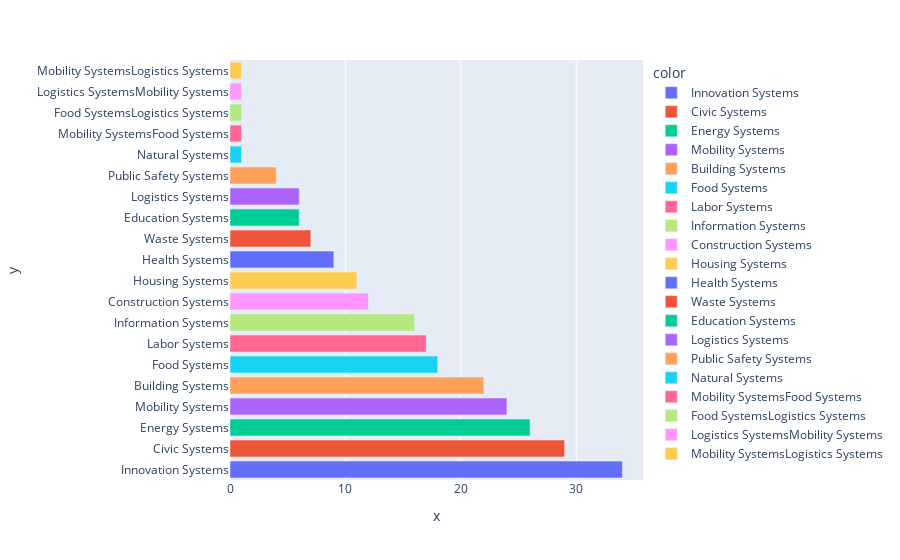

Notebook cell for this chart:
### Code cell
px.bar(y=category_counts['index'], x=category_counts['counts'], orientation='h', color=category_counts['index'])

### Figure 1 — Plotly figure (JSON) as saved in the notebook; plotly's stock layout.template omitted (floating-point values rounded to 4 significant figures)
{"data": [{"alignmentgroup": "True", "hovertemplate": "color=Innovation Systems<br>x=%{x}<br>y=%{y}<extra></extra>", "legendgroup": "Innovation Systems", "marker": {"color": "#636efa", "pattern": {"shape": ""}}, "name": "Innovation Systems", "offsetgroup": "Innovation Systems", "orientation": "h", "showlegend": true, "textposition": "auto", "type": "bar", "x": [34], "xaxis": "x", "y": ["Innovation Systems"], "yaxis": "y"}, {"alignmentgroup": "True", "hovertemplate": "color=Civic Systems<br>x=%{x}<br>y=%{y}<extra></extra>", "legendgroup": "Civic Systems", "marker": {"color": "#EF553B", "pattern": {"shape": ""}}, "name": "Civic Systems", "offsetgroup": "Civic Systems", "orientation": "h", "showlegend": true, "textposition": "auto", "type": "bar", "x": [29], "xaxis": "x", "y": ["Civic Systems"], "yaxis": "y"}, {"alignmentgroup": "True", "hovertemplate": "color=Energy Systems<br>x=%{x}<br>y=%{y}<extra></extra>", "legendgroup": "Energy Systems", "marker": {"color": "#00cc96", "pattern": {"shape": ""}}, "name": "Energy Systems", "offsetgroup": "Energy Systems", "orientation": "h", "showlegend": true, "textposition": "auto", "type": "bar", "x": [26], "xaxis": "x", "y": ["Energy Systems"], "yaxis": "y"}, {"alignmentgroup": "True", "hovertemplate": "color=Mobility Systems<br>x=%{x}<br>y=%{y}<extra></extra>", "legendgroup": "Mobility Systems", "marker": {"color": "#ab63fa", "pattern": {"shape": ""}}, "name": "Mobility Systems", "offsetgroup": "Mobility Systems", "orientation": "h", "showlegend": true, "textposition": "auto", "type": "bar", "x": [24], "xaxis": "x", "y": ["Mobility Systems"], "yaxis": "y"}, {"alignmentgroup": "True", "hovertemplate": "color=Building Systems<br>x=%{x}<br>y=%{y}<extra></extra>", "legendgroup": "Building Systems", "marker": {"color": "#FFA15A", "pattern": {"shape": ""}}, "name": "Building Systems", "offsetgroup": "Building Systems", "orientation": "h", "showlegend": true, "textposition": "auto", "type": "bar", "x": [22], "xaxis": "x", "y": ["Building Systems"], "yaxis": "y"}, {"alignmentgroup": "True", "hovertemplate": "color=Food Systems<br>x=%{x}<br>y=%{y}<extra></extra>", "legendgroup": "Food Systems", "marker": {"color": "#19d3f3", "pattern": {"shape": ""}}, "name": "Food Systems", "offsetgroup": "Food Systems", "orientation": "h", "showlegend": true, "textposition": "auto", "type": "bar", "x": [18], "xaxis": "x", "y": ["Food Systems"], "yaxis": "y"}, {"alignmentgroup": "True", "hovertemplate": "color=Labor Systems<br>x=%{x}<br>y=%{y}<extra></extra>", "legendgroup": "Labor Systems", "marker": {"color": "#FF6692", "pattern": {"shape": ""}}, "name": "Labor Systems", "offsetgroup": "Labor Systems", "orientation": "h", "showlegend": true, "textposition": "auto", "type": "bar", "x": [17], "xaxis": "x", "y": ["Labor Systems"], "yaxis": "y"}, {"alignmentgroup": "True", "hovertemplate": "color=Information Systems<br>x=%{x}<br>y=%{y}<extra></extra>", "legendgroup": "Information Systems", "marker": {"color": "#B6E880", "pattern": {"shape": ""}}, "name": "Information Systems", "offsetgroup": "Information Systems", "orientation": "h", "showlegend": true, "textposition": "auto", "type": "bar", "x": [16], "xaxis": "x", "y": ["Information Systems"], "yaxis": "y"}, {"alignmentgroup": "True", "hovertemplate": "color=Construction Systems<br>x=%{x}<br>y=%{y}<extra></extra>", "legendgroup": "Construction Systems", "marker": {"color": "#FF97FF", "pattern": {"shape": ""}}, "name": "Construction Systems", "offsetgroup": "Construction Systems", "orientation": "h", "showlegend": true, "textposition": "auto", "type": "bar", "x": [12], "xaxis": "x", "y": ["Construction Systems"], "yaxis": "y"}, {"alignmentgroup": "True", "hovertemplate": "color=Housing Systems<br>x=%{x}<br>y=%{y}<extra></extra>", "legendgroup": "Housing Systems", "marker": {"color": "#FECB52", "pattern": {"shape": ""}}, "name": "Housing Systems", "offsetgroup": "Housing Systems", "orientation": "h", "showlegend": true, "textposition": "auto", "type": "bar", "x": [11], "xaxis": "x", "y": ["Housing Systems"], "yaxis": "y"}, {"alignmentgroup": "True", "hovertemplate": "color=Health Systems<br>x=%{x}<br>y=%{y}<extra></extra>", "legendgroup": "Health Systems", "marker": {"color": "#636efa", "pattern": {"shape": ""}}, "name": "Health Systems", "offsetgroup": "Health Systems", "orientation": "h", "showlegend": true, "textposition": "auto", "type": "bar", "x": [9], "xaxis": "x", "y": ["Health Systems"], "yaxis": "y"}, {"alignmentgroup": "True", "hovertemplate": "color=Waste Systems<br>x=%{x}<br>y=%{y}<extra></extra>", "legendgroup": "Waste Systems", "marker": {"color": "#EF553B", "pattern": {"shape": ""}}, "name": "Waste Systems", "offsetgroup": "Waste Systems", "orientation": "h", "showlegend": true, "textposition": "auto", "type": "bar", "x": [7], "xaxis": "x", "y": ["Waste Systems"], "yaxis": "y"}, {"alignmentgroup": "True", "hovertemplate": "color=Education Systems<br>x=%{x}<br>y=%{y}<extra></extra>", "legendgroup": "Education Systems", "marker": {"color": "#00cc96", "pattern": {"shape": ""}}, "name": "Education Systems", "offsetgroup": "Education Systems", "orientation": "h", "showlegend": true, "textposition": "auto", "type": "bar", "x": [6], "xaxis": "x", "y": ["Education Systems"], "yaxis": "y"}, {"alignmentgroup": "True", "hovertemplate": "color=Logistics Systems<br>x=%{x}<br>y=%{y}<extra></extra>", "legendgroup": "Logistics Systems", "marker": {"color": "#ab63fa", "pattern": {"shape": ""}}, "name": "Logistics Systems", "offsetgroup": "Logistics Systems", "orientation": "h", "showlegend": true, "textposition": "auto", "type": "bar", "x": [6], "xaxis": "x", "y": ["Logistics Systems"], "yaxis": "y"}, {"alignmentgroup": "True", "hovertemplate": "color=Public Safety Systems<br>x=%{x}<br>y=%{y}<extra></extra>", "legendgroup": "Public Safety Systems", "marker": {"color": "#FFA15A", "pattern": {"shape": ""}}, "name": "Public Safety Systems", "offsetgroup": "Public Safety Systems", "orientation": "h", "showlegend": true, "textposition": "auto", "type": "bar", "x": [4], "xaxis": "x", "y": ["Public Safety Systems"], "yaxis": "y"}, {"alignmentgroup": "True", "hovertemplate": "color=Natural Systems<br>x=%{x}<br>y=%{y}<extra></extra>", "legendgroup": "Natural Systems", "marker": {"color": "#19d3f3", "pattern": {"shape": ""}}, "name": "Natural Systems", "offsetgroup": "Natural Systems", "orientation": "h", "showlegend": true, "textposition": "auto", "type": "bar", "x": [1], "xaxis": "x", "y": ["Natural Systems"], "yaxis": "y"}, {"alignmentgroup": "True", "hovertemplate": "color=Mobility SystemsFood Systems<br>x=%{x}<br>y=%{y}<extra></extra>", "legendgroup": "Mobility SystemsFood Systems", "marker": {"color": "#FF6692", "pattern": {"shape": ""}}, "name": "Mobility SystemsFood Systems", "offsetgroup": "Mobility SystemsFood Systems", "orientation": "h", "showlegend": true, "textposition": "auto", "type": "bar", "x": [1], "xaxis": "x", "y": ["Mobility SystemsFood Systems"], "yaxis": "y"}, {"alignmentgroup": "True", "hovertemplate": "color=Food SystemsLogistics Systems<br>x=%{x}<br>y=%{y}<extra></extra>", "legendgroup": "Food SystemsLogistics Systems", "marker": {"color": "#B6E880", "pattern": {"shape": ""}}, "name": "Food SystemsLogistics Systems", "offsetgroup": "Food SystemsLogistics Systems", "orientation": "h", "showlegend": true, "textposition": "auto", "type": "bar", "x": [1], "xaxis": "x", "y": ["Food SystemsLogistics Systems"], "yaxis": "y"}, {"alignmentgroup": "True", "hovertemplate": "color=Logistics SystemsMobility Systems<br>x=%{x}<br>y=%{y}<extra></extra>", "legendgroup": "Logistics SystemsMobility Systems", "marker": {"color": "#FF97FF", "pattern": {"shape": ""}}, "name": "Logistics SystemsMobility Systems", "offsetgroup": "Logistics SystemsMobility Systems", "orientation": "h", "showlegend": true, "textposition": "auto", "type": "bar", "x": [1], "xaxis": "x", "y": ["Logistics SystemsMobility Systems"], "yaxis": "y"}, {"alignmentgroup": "True", "hovertemplate": "color=Mobility SystemsLogistics Systems<br>x=%{x}<br>y=%{y}<extra></extra>", "legendgroup": "Mobility SystemsLogistics Systems", "marker": {"color": "#FECB52", "pattern": {"shape": ""}}, "name": "Mobility SystemsLogistics Systems", "offsetgroup": "Mobility SystemsLogistics Systems", "orientation": "h", "showlegend": true, "textposition": "auto", "type": "bar", "x": [1], "xaxis": "x", "y": ["Mobility SystemsLogistics Systems"], "yaxis": "y"}], "layout": {"barmode": "relative", "legend": {"title": {"text": "color"}, "tracegroupgap": 0}, "margin": {"t": 60}, "xaxis": {"anchor": "y", "domain": [0, 1], "title": {"text": "x"}}, "yaxis": {"anchor": "x", "domain": [0, 1], "title": {"text": "y"}}}}
